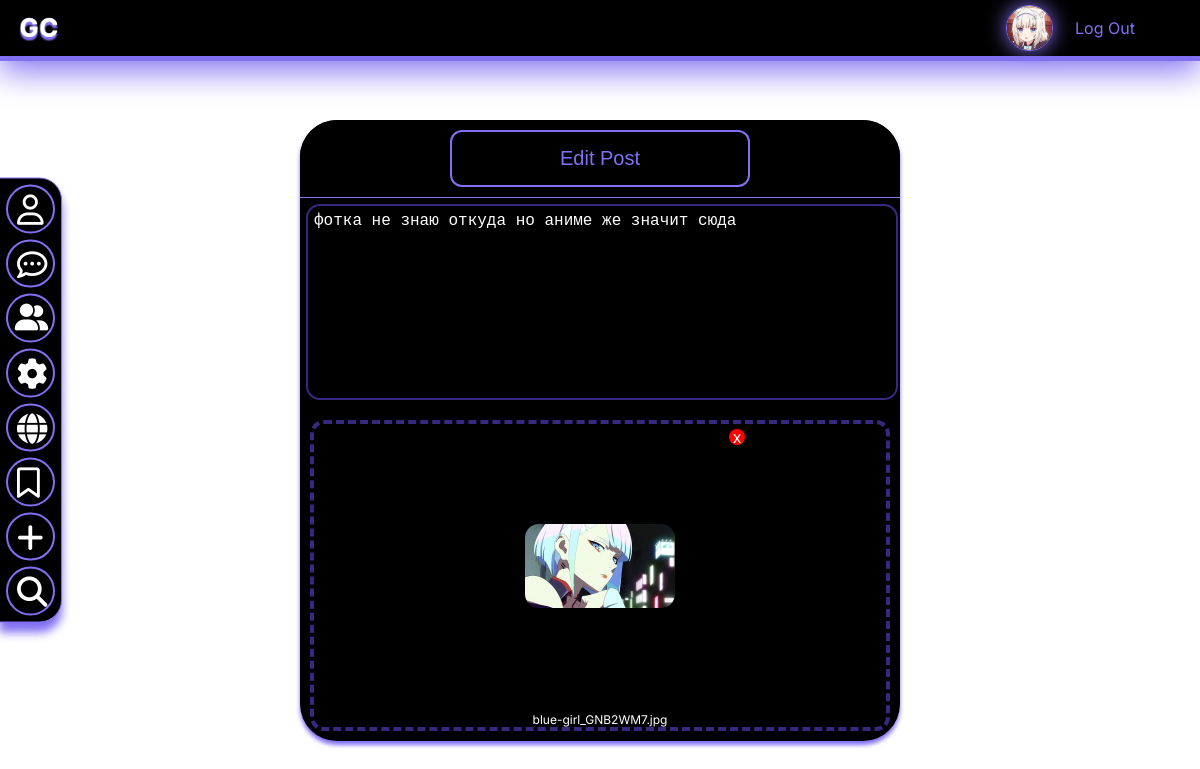
/postedit/16 (signed in), run on an earlier commit of the app's database.
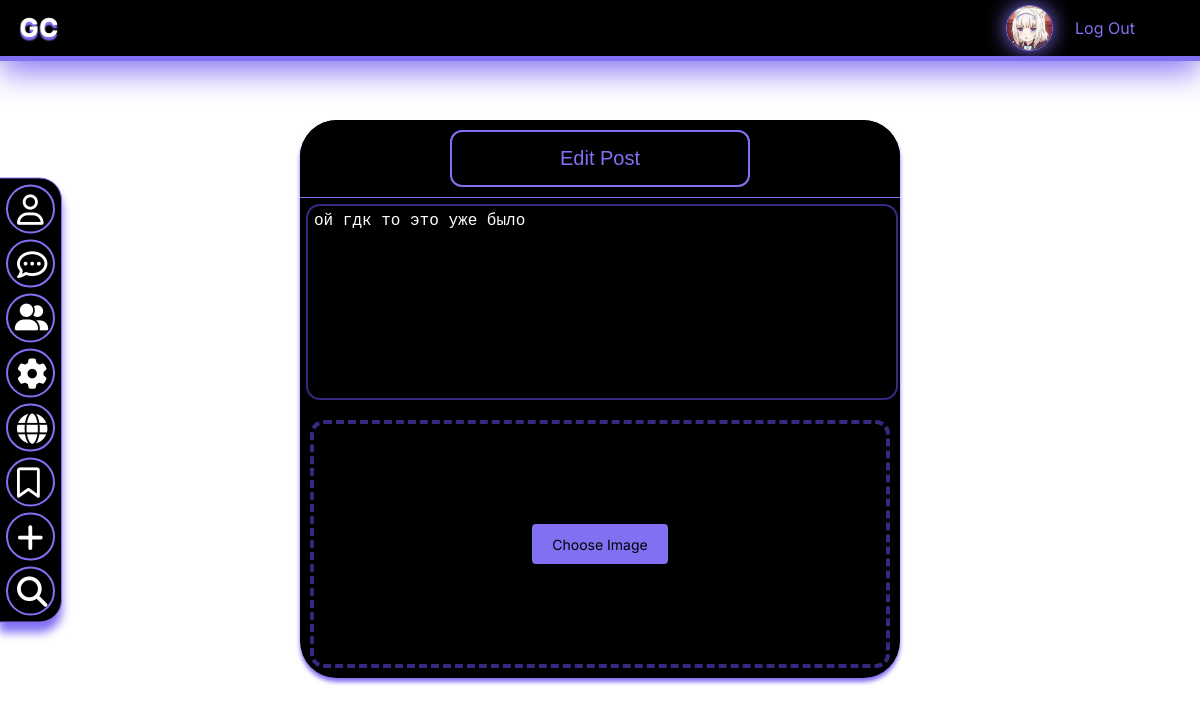
And on a later commit of the database.
### main/models.py (models this page shows)
class Post(models.Model):
    author = models.ForeignKey(to=User,
                               on_delete=models.CASCADE,
                               verbose_name=_('author'))
    content = models.TextField(verbose_name=_('text content'))
    photo = models.ImageField(upload_to='images/post_attachments/',
                              blank=True,
                              null=True,
                              verbose_name=_('photo attachment'))
    date_create = models.DateTimeField(auto_now=True,
                                       verbose_name='date of creation')
    is_edited = models.BooleanField(default=False,
                                    verbose_name=_('is edited'))
    class Meta:
        verbose_name = _('post')
        verbose_name_plural = _('posts')

### main/views.py (the view)
# urls.py: path('postedit/<int:id>', main_views.edit_post, name='postedit'),
@login_required
def edit_post(request, id: int):
    context = {}
    post = Post.objects.get(id=id)
    if request.method == 'POST':
        post_form = EditPostForm(request.POST, request.FILES)
        if post_form.is_valid():
            post_author = request.user
            post_content = post_form.cleaned_data.get('content')
            post_photo = post_form.cleaned_data.get('photo')
            post.author = post_author
            post.content = post_content
            is_del = post_form.cleaned_data.get('is_del')
            if post_photo or is_del == "1":
                post.photo = post_photo
            post.save()
            return redirect('self-profile')
        context['form'] = post_form
        context['message'] = 'Incorrect form, try again'
    else:
        form_init = {
                    'content': post.content,
                    'photo': post.photo,
                     }
        if post.photo:
            context = {
                'post': {
                    'content': post.content,
                    'photo': post.photo,
                    'photo_name': post.photo.name.split('/')[-1]
                }
            }
            request.FILES['photo'] = post.photo
        else:
            context = {
                'post': {
                    'content': post.content,
                }
            }
        context['form'] = EditPostForm(form_init)
    return render(request, 'edit_post_page.html', context)

### main/forms.py
class EditPostForm(forms.Form):
    is_del = forms.CharField(widget=forms.TextInput(attrs={
        'id': 'is_del',
        'value': '0',
        'style': 'display: none;'
    }), required=False)
    content = forms.CharField(widget=forms.Textarea(attrs={
        'class': 'text-of-new-post',
        'placeholder': 'Your text'
    }))
    photo = forms.ImageField(widget=forms.ClearableFileInput(), required=False)

### main/context_processors.py (called while the page is built, shortened)
def get_self_profile(request):
    if request.user.is_authenticated:
        profile = Profile.objects.get(user=request.user)
    context = {'self_profile': {'id': profile.id,
                           'name': profile.name,
                           'surname': profile.surname,
                           'full_name': f'{profile.name} {profile.surname}',
                           'avatar': profile.avatar,
                           }}
    return context

### main/templates/edit_post_page.html (shortened to what this page needs)
{% extends 'base.html' %}
{% load static %}
{% block style %}<link rel="stylesheet" href="{% static '/css/new_post.css' %}">{% endblock %}
{% block content %}
	<div class = "post-workspace">
		<div class = "new-post-header">
			<button class = "btn_post" form="new-post-form">Edit Post</button>
		</div>
		<div class = "new-post-text-img">
			<form method="POST" id="new-post-form" class="form-add-post" enctype="multipart/form-data">
                {{ form.content }}
				{% if post.photo %}
				<div class="input-file-row" id = "box-img" style="height: auto;">
						<div class="input-file-list-item" style="margin: 0px auto;">
							<img class="input-file-list-img" src="{{ post.photo.url }}">
							<span class="input-file-list-name">{{post.photo_name}}</span>
							<a href="#" onclick="removeFilesItem(this); return false;" class="input-file-list-remove">x</a>
						</div>
				</div>
				{% else %}
				<div class="input-file-row" id = "box-img">
						<label class="input-file" id = "add_btn">
						<span>Choose Image</span>
						</label>
				</div>
				{% endif %}
			</form>
		</div>
	</div>
{% endblock %}

### main/templates/base.html (shortened to what this page needs)
{% load static %}
<!DOCTYPE html>
<html lang="en">
<head>
    <link rel="stylesheet" href="{% static '/css/base.css' %}">
    {% block style %}{% endblock %}
</head>
<body>
<header>
    <div class = "header_menu">
        <a href = "{% url 'home' %}" class = "logo_h">
            <img src = "{% static '/images/logo.png' %}" class = "logo_h" alt = "Home Page">
        </a>
    </div>
    {% if user.is_authenticated %}
        <div class="auth_box">
            <img class="image_avatar header_avatar" src="{{self_profile.avatar.url}}" alt="">
            <a href="{% url 'logout' %}" class="auth_btn ">Log Out</a>
        </div>
    {% else %}
        <div class="auth_box">
            <a href="{% url 'registration' %}" class="auth_reg_btn">Registration</a>
            <a href="{% url 'login' %}" class="auth_btn">Log In</a>
        </div>
     {% endif %}
</header>
<div class = "navigation">
    <div  class = "side_menu">
        <div id = "prof" class = "side_icon">
            <a class = "hr" href = "{% url 'self-profile' %}">
                <i class="fa-regular fa-user icona"></i>
            </a>
        </div>
        <div  id = "mes" class = "side_icon">
            <a class = "hr" href = "{% url 'chat-list' %}">
                <i class="fa-regular fa-comment-dots icona"></i>
            </a>
        </div>
        {% if user.is_authenticated %}
        <div  id = "friend" class = "side_icon">
            <a class = "hr" href = "{% url 'friend-list' self_profile.id %}">
                <i class="fa-solid fa-user-group icona"></i>
            </a>
        </div>
        {% else %}
        <div  id = "friend" class = "side_icon">
            <a class = "hr" href = "{% url 'chat-list' %}">
                <i class="fa-solid fa-user-group icona"></i>
            </a>
        </div>
        {% endif %}
        <div  id = "set" class = "side_icon">
            <a class = "hr" href = "{% url 'setting' %}">
                <i class="fa-solid fa-gear icona"></i>
            </a>
        </div>
        <div id = "glob" class = "side_icon">
            <a class = "hr" href = "{% url 'home' %}">
                <i class="fa-solid fa-globe icona"></i>
            </a>
        </div>
        <div  id = "book" class = "side_icon">
            <a class = "hr" href = "{% url 'bookmarks' %}">
                <i class="fa-regular fa-bookmark icona"></i>
            </a>
        </div>
        <div  id = "add" class = "side_icon">
            <a class = "hr" href = "{% url 'addpost' %}">
                <i class="fa-sharp fa-solid fa-plus icona"></i>
            </a>
        </div>
        <div  id = "f" class = "side_icon">
            <a class = "hr" href = "{% url 'findfriend' %}">
                <i class="fa-solid fa-magnifying-glass icona"></i>
            </a>
        </div>
    </div>
</div>
<div class = "main">
    {% block content %}
    {% endblock %}
</div>
</body>
</html>

### main/static/css/base.css (style rules this page uses)
body { background-image: url("../../static/images/background.jpg"); background-size: cover; background-attachment: fixed; margin: 0; font-family: 'Inter', sans-serif; }
header { display: flex; align-items: center; color: white; background-color: #000000; border-bottom: #8270F2 solid 5px; width: 100%; height: 7%; position: fixed; z-index: 1; box-shadow: 0px 10px 33px #8270f2; }
.header_menu { width: 100%; height: 100%; background-color: black; }
.logo_h { height: 100%; display: flex; }
.main { display: flex; }
.navigation { display: inline-flex; width: 10%; position: fixed; margin-top: 10%; }
.side_icon { width: calc(24px + 11 * (200vw / 1280)); height: calc(24px + 11 * (200vw / 1280)); background-color: black; border-radius: 1000px; margin: 6px; color:white; border: 2px solid #8270F2; transition:0.3s; }
.icona { color: white; margin-left:20%; margin-top: 18%; font-size: calc(17px + 11 * (130vw / 1280)); transition: 0.3s; }
.side_menu { background-color: black; border-top-right-radius: calc((24px + 11 * (200vw / 1280)) / 2); border-bottom-right-radius: calc((24px + 11 * (200vw / 1280)) / 2); position: fixed; border: solid 1px #8270F2; box-shadow: 0px 10px 10px #8270F2; transform: translateY(-50%); top: 50%; max-height: 80%; left:-1px; }
.auth_btn { background: transparent; color: #8270F2; font-family: 'Inter', sans-serif; border: 2px solid black; margin-right:50px; transition: all 0.3s; }
.auth_box { width:250px; height: 100%; display:flex; justify-content:center; align-items:center; }
.fa-user-group { font-size: calc(17px + 8 * (130vw / 1280)); margin-left:15%; margin-top:18%; }
a { text-decoration: none; }
.image_avatar { aspect-ratio: 1/1; object-fit: cover; }
.header_avatar { height: 5.6vh; border-radius: 100%; margin-right: 20px; box-shadow: 0px 0px 20px #8270F2; border: 1px solid #8270F2; }

### main/static/css/new_post.css (style rules this page uses)
.post-workspace { width: 50%; margin: 0px auto; background: #000000; box-shadow: 0px 4px 4px #8270F2; border-radius: 37px; margin-top: 15vh; margin-bottom: 50px; }
.new-post-header { display: flex; justify-content: space-between; background: #000; border-bottom: 1px solid #8270F2; border-radius: 37px 37px 0px 0px; }
.text-of-new-post { width: 96%; font-size: 16px; margin: 1%; padding: 1%; background: #000; color: white; border-radius: 14px; transition:all 0.5s; resize: none; border: 2px solid #362982; }
.input-file-row { display: flex; margin: 10px; border: 4px dashed #362982; border-radius: 14px; height: 30vh; }
.input-file { position: relative; display: inline-block; margin: auto; }
.input-file span { position: relative; display: inline-block; cursor: pointer; outline: none; text-decoration: none; font-size: 14px; vertical-align: middle; color: black; text-align: center; border-radius: 4px; background-color: #8270f2; line-height: 22px; height: 40px; padding: 10px 20px; box-sizing: border-box; border: none; margin: 0; transition: background-color 0.2s; }
.btn_post { background-color: #000000; border-radius: 12px; border: #8270F2 solid 2px; padding: 15px; color: #8270F2; width: 50%; font-size: 20px; transition: all 0.5s; margin: 10px 25%; cursor:pointer; }

What changed in the data, as far as the page shows it:
changed Post: content "фотка не знаю откуда но аниме же значит сюда" → "ой гдк то это уже было"
Also different on the page:
{{ post.photo_name }}: "blue-girl_GNB2WM7.jpg" → (not shown)
text no longer shown: "x"
text now shown: "Choose Image"
